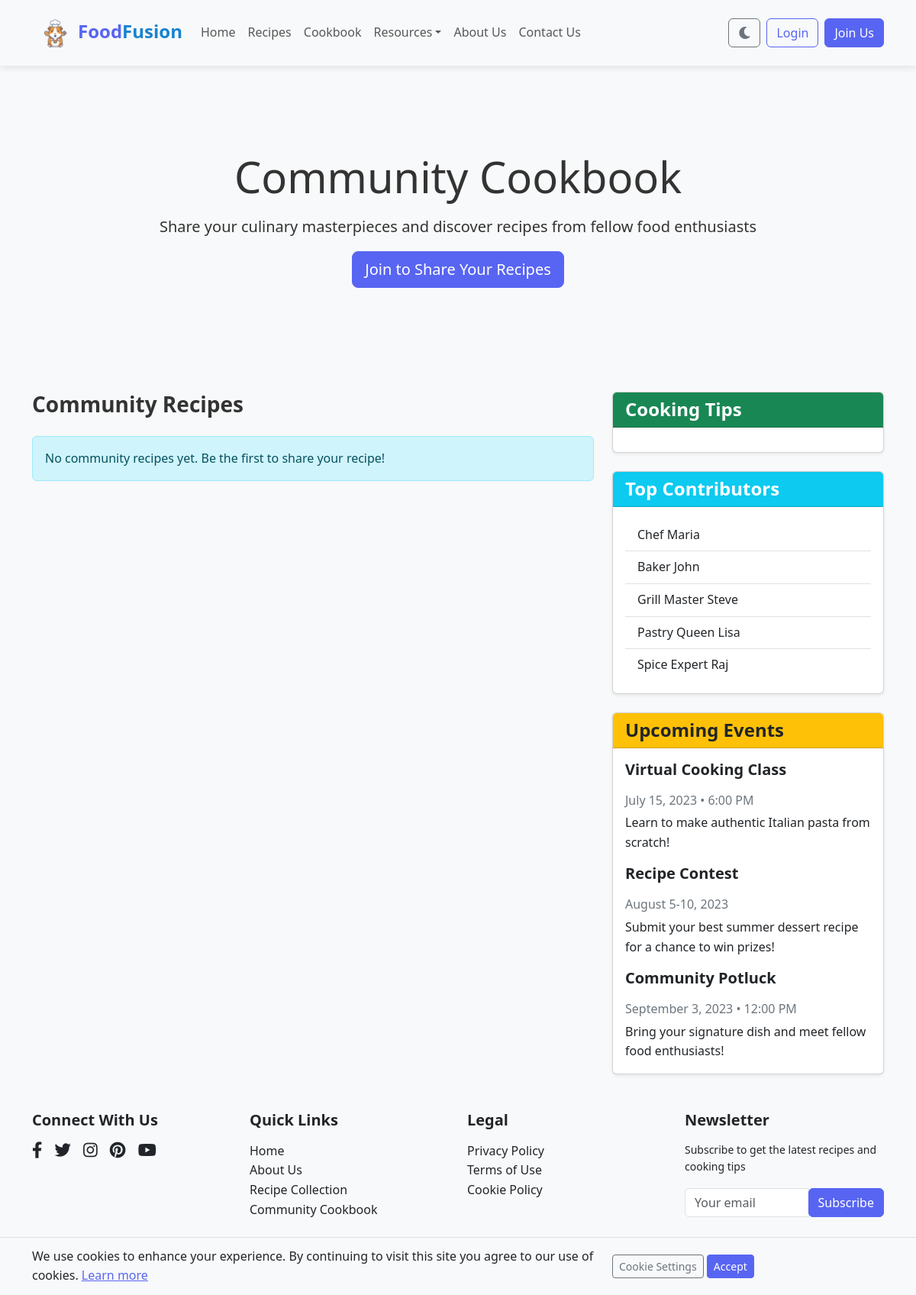
/community.php, run on an earlier commit of the app's database.
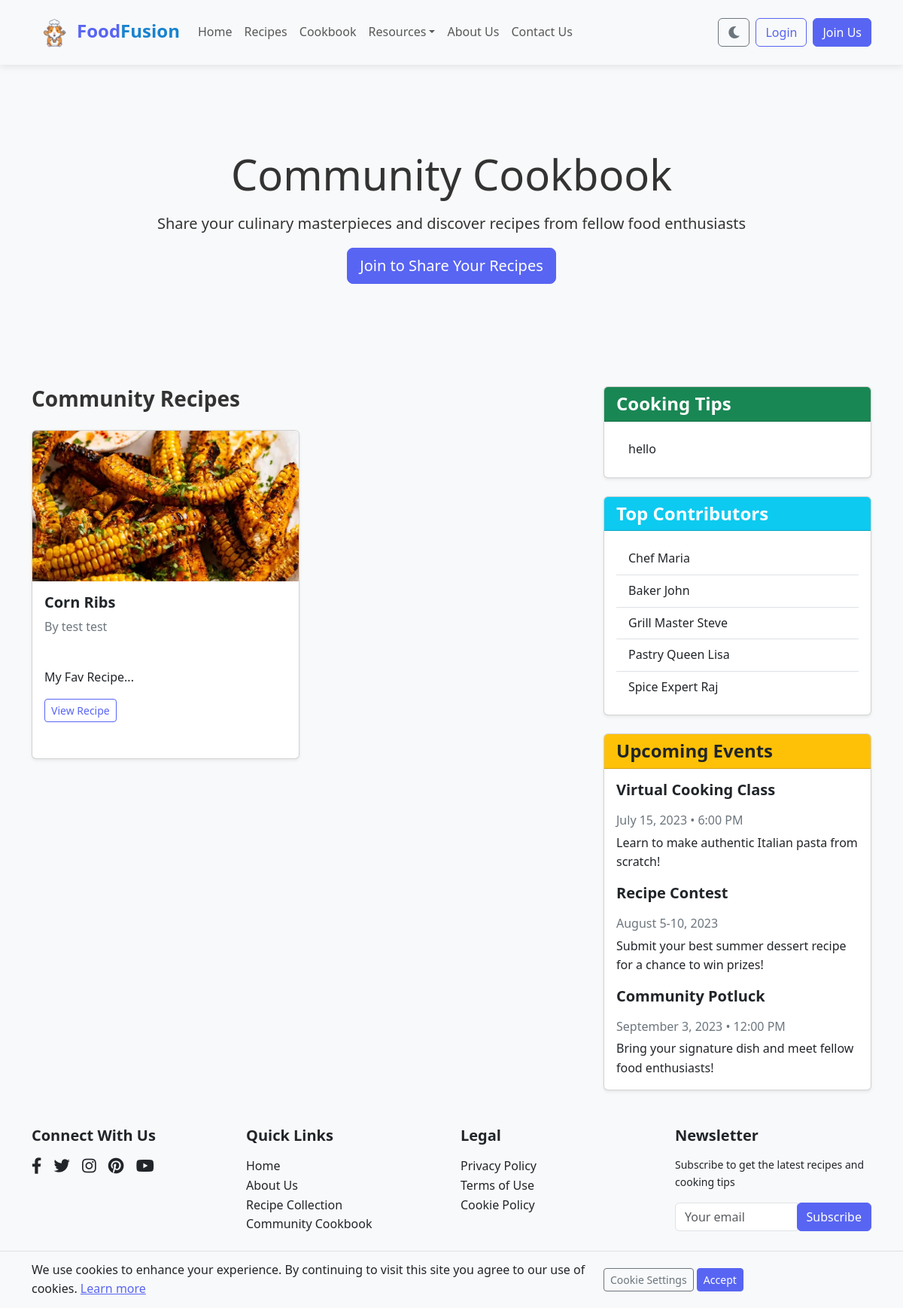
And on a later commit of the database.
### tables this page shows
CREATE TABLE `recipes` (
  `id` int(11) NOT NULL,
  `user_id` int(11) DEFAULT NULL,
  `title` varchar(100) NOT NULL,
  `is_community` tinyint(1) NOT NULL DEFAULT 1,
  `description` text NOT NULL,
  `ingredients` text NOT NULL,
  `instructions` text NOT NULL,
  `cuisine_type` varchar(50) NOT NULL,
  `dietary_pref` varchar(50) NOT NULL,
  `difficulty` varchar(20) NOT NULL,
  `prep_time` int(11) NOT NULL,
  `cook_time` int(11) NOT NULL,
  `image_path` varchar(255) DEFAULT NULL,
  `created_at` timestamp NOT NULL DEFAULT current_timestamp()
);

CREATE TABLE `users` (
  `id` int(11) NOT NULL,
  `first_name` varchar(50) NOT NULL,
  `last_name` varchar(50) NOT NULL,
  `email` varchar(100) NOT NULL,
  `password` varchar(255) NOT NULL,
  `created_at` timestamp NOT NULL DEFAULT current_timestamp()
);

CREATE TABLE `cooking_tips` (
  `id` int(11) NOT NULL,
  `user_id` int(11) DEFAULT NULL,
  `tip_content` text NOT NULL,
  `created_at` timestamp NOT NULL DEFAULT current_timestamp()
);

### community.php (the view, shortened to what the changed rows need)
<?php
require_once 'config/db.php';
$query = "SELECT r.*, u.first_name, u.last_name FROM recipes r
          JOIN users u ON r.user_id = u.id
          WHERE r.is_community = 1
          ORDER BY r.created_at DESC";
$result = mysqli_query($conn, $query);
$tips_query = "SELECT * FROM cooking_tips ORDER BY created_at DESC LIMIT 5";
$tips_result = mysqli_query($conn, $tips_query);
include 'includes/header.php';
?>
<main class="community-page">
    <section class="community-hero">
        <div class="container text-center py-5">
            <h1 class="display-4">Community Cookbook</h1>
        </div>
    </section>
    <section class="container py-4">
        <div class="row">
            <div class="col-md-8">
                <div class="row" id="community-recipes">
                    <?php if (mysqli_num_rows($result) > 0): ?>
                        <?php while ($recipe = mysqli_fetch_assoc($result)): ?>
                            <div class="col-md-6 mb-4">
                                <div class="card h-100 shadow-sm recipe-card">
                                    <?php if (!empty($recipe['image_path'])): ?>
                                        <?php $ext = strtolower(pathinfo($recipe['image_path'], PATHINFO_EXTENSION)); ?>
                                        <?php if (in_array($ext, ['jpg','jpeg','png','gif','webp'])): ?>
                                            <img src="<?php echo $recipe['image_path']; ?>" class="card-img-top recipe-img" alt="<?php echo $recipe['title']; ?>">
                                        <?php else: ?>
                                            <div class="p-3">
                                                <a href="<?php echo $recipe['image_path']; ?>" class="btn btn-outline-secondary btn-sm" target="_blank">View File</a>
                                            </div>
                                        <?php endif; ?>
                                    <?php endif; ?>
                                    <div class="card-body">
                                        <h5 class="card-title"><?php echo $recipe['title']; ?></h5>
                                        <p class="card-text text-muted">By <?php echo $recipe['first_name'] . ' ' . $recipe['last_name']; ?></p>
                                        <div class="recipe-meta mb-2">
                                            <span class="badge badge-light"><?php echo $recipe['cuisine_type']; ?></span>
                                            <?php if (!empty($recipe['dietary_pref'])): ?>
                                                <span class="badge badge-light"><?php echo $recipe['dietary_pref']; ?></span>
                                            <?php endif; ?>
                                            <span class="badge badge-<?php
                                                echo $recipe['difficulty'] == 'Easy' ? 'success' :
                                                    ($recipe['difficulty'] == 'Medium' ? 'warning' : 'danger');
                                            ?>">
                                            </span>
                                        </div>
                                        <p class="card-text"><?php echo substr($recipe['description'], 0, 100); ?>...</p>
                                        <a href="recipe.php?id=<?php echo $recipe['id']; ?>" class="btn btn-outline-primary btn-sm">View Recipe</a>
                                    </div>
                                </div>
                            </div>
                        <?php endwhile; ?>
                    <?php else: ?>
                        <div class="col-12">
                            <div class="alert alert-info">
                                No community recipes yet. Be the first to share your recipe!
                            </div>
                        </div>
                    <?php endif; ?>
                </div>
            </div>
            <div class="col-md-4">
                <div class="card mb-4 shadow-sm">
                    <div class="card-body">
                        <ul class="list-group list-group-flush cooking-tips">
                            <?php while ($tip = mysqli_fetch_assoc($tips_result)): ?>
                                <li class="list-group-item">
                                    <p class="mb-0"><?php echo $tip['tip_content']; ?></p>
                                </li>
                            <?php endwhile; ?>
                        </ul>
                    </div>
                </div>
            </div>
        </div>
    </section>
</main>
<?php include 'includes/footer.php'; ?>

What changed in the data, as far as the page shows it:
added recipes: image_path (picture), title "Corn Ribs", user.first_name "test", user.last_name "test", description "My Fav Recipe"
added cooking_tips: tip_content "hello"
Also different on the page:
text no longer shown: "No community recipes yet. Be the first to share your recipe!"
